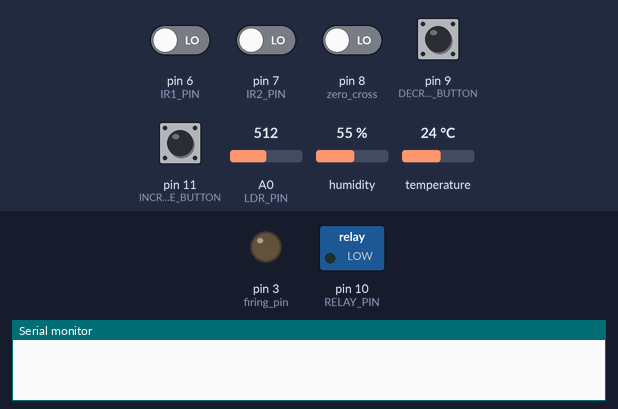
A sketch run on a simulated Arduino Uno, built with avr-gcc and run on an emulated ATmega328P. Parts: switched loads named in the sketch (green lamp = pin HIGH), output pins drawn as LEDs (lit = HIGH), the last lines printed to the serial monitor. The inputs (shaded band) are chosen by the test bench; at power-on: pin 9 (DECREASE_BUTTON), pin 11 (INCREASE_BUTTON) HIGH, pin 6 (IR1_PIN), pin 7 (IR2_PIN), pin 8 (zero_cross) LOW, A0 (LDR_PIN) = 512, humidity 55 %, temperature 24 °C.

Above: at 1.6 s.
1.7 s: pin 6 (IR1_PIN) driven HIGH
At 2.7 s:
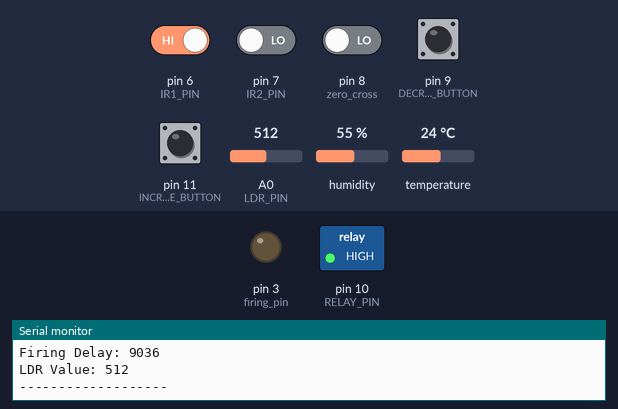
3.9 s: A0 (LDR_PIN) set to 690
5.4 s: A0 (LDR_PIN) set to 712
At 6.2 s:
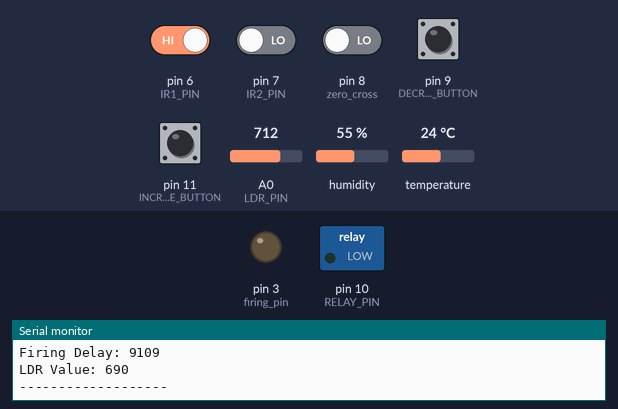
7.2 s: A0 (LDR_PIN) set to 511
At 8.0 s:
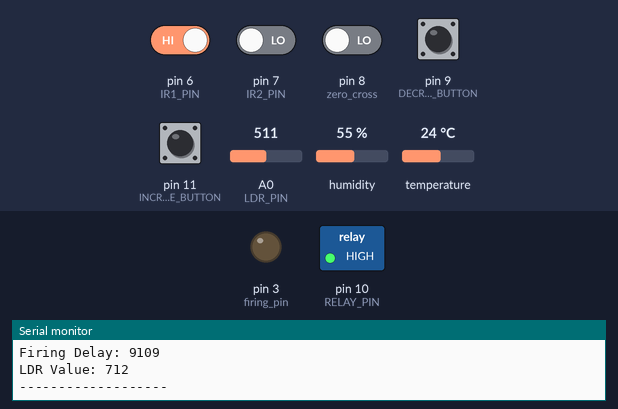
Timing chart, 0 to 9.9 s (numbered marks = the images above; inputs shaded):
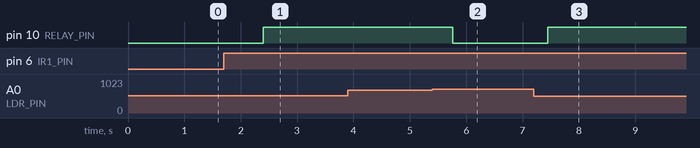

Measured:
- the behaviour switches between 699 and 700 on A0 (LDR_PIN) (found by bisection; images 1 and 2)
- after the input at 1.7 s, pin 10 (RELAY_PIN): LOW → HIGH after 0.70 s
- after the input at 5.4 s, pin 10 (RELAY_PIN): HIGH → LOW after 0.36 s
- after the input at 7.2 s, pin 10 (RELAY_PIN): LOW → HIGH after 0.24 s

The sketch:

AC_System.ino
```cpp
#include <DHT.h>

// DHT11 Configuration
#define DHTPIN 2
#define DHTTYPE DHT11

DHT dht(DHTPIN, DHTTYPE);

// Pin Configuration
const int firing_pin = 3;    // TRIAC Gate control
const int zero_cross = 8;    // Zero crossing detector input
const int IR1_PIN = 6;       // First IR sensor
const int IR2_PIN = 7;       // Second IR sensor
const int INCREASE_BUTTON = 11; // Temperature increase button
const int DECREASE_BUTTON = 9;  // Temperature decrease button
const int LDR_PIN = A0;      // LDR sensor pin
const int RELAY_PIN = 10;    // Relay control pin
const int LDR_THRESHOLD = 700; // Adjust based on your light conditions

// Variables for 50Hz AC and Fan Control
int last_CH1_state = 0;
bool zero_cross_detected = false;
const int minimum_firing_delay = 100;
const int maximum_firing_delay = 10000;

// Timing variables
unsigned long previousMillis = 0;
unsigned long currentMillis = 0;
const int temp_read_Delay = 2000;
unsigned long lastSerialUpdate = 0;
const unsigned long serialUpdateInterval = 1000;

// Temperature variables
float real_temperature = 0;
float setpoint = 30.0;  // Initial setpoint
const float temp_adjustment = 0.5; // Temperature adjustment step

// People counting variables
volatile int peopleCount = 0;
bool ir1State = false;
bool ir2State = false;

// PID variables
float PID_error = 0;
float previous_error = 0;
float elapsedTime, Time, timePrev;
int PID_value = 0;
int kp = 150;
int ki = 0.7;
int kd = 30;
int PID_p = 0;
int PID_i = 0;
int PID_d = 0;

// Hysteresis variables
const float temp_threshold = 1.0;
bool fan_at_minimum = false;

void setup() {
  pinMode(firing_pin, OUTPUT);
  pinMode(zero_cross, INPUT);
  pinMode(IR1_PIN, INPUT);
  pinMode(IR2_PIN, INPUT);
  pinMode(INCREASE_BUTTON, INPUT_PULLUP);
  pinMode(DECREASE_BUTTON, INPUT_PULLUP);
  pinMode(RELAY_PIN, OUTPUT);

  PCICR |= (1 << PCIE0);
  PCMSK0 |= (1 << PCINT0);

  dht.begin();
  Serial.begin(9600);
}

void loop() {
  currentMillis = millis();

  // People counting logic
  updatePeopleCount();

  // Temperature setpoint adjustment
  handleTemperatureAdjustment();

  // LDR-based light control
  handleLightControl();

  // Temperature control loop
  if(currentMillis - previousMillis >= temp_read_Delay) {
    previousMillis += temp_read_Delay;

    if(peopleCount >= 1) {
      float newTemp = dht.readTemperature();

      if (!isnan(newTemp)) {
        real_temperature = newTemp;

        // PID computation
        PID_error = setpoint - real_temperature;

        if(abs(PID_error) > 8) {
          PID_i = 0;
        }

        PID_p = kp * PID_error;
        PID_i = PID_i + (ki * PID_error);

        timePrev = Time;
        Time = millis();
        elapsedTime = (Time - timePrev) / 1000;

        PID_d = kd * ((PID_error - previous_error) / elapsedTime);
        PID_value = PID_p + PID_i + PID_d;

        if(PID_error < 0) {
          PID_value = minimum_firing_delay;
          fan_at_minimum = false;
        } else {
          PID_value = map(constrain(PID_value, 0, maximum_firing_delay),
                         0, maximum_firing_delay,
                         maximum_firing_delay, minimum_firing_delay);

          if (PID_error < temp_threshold && !fan_at_minimum) {
            PID_value = maximum_firing_delay;
            fan_at_minimum = true;
          } else if (PID_error >= temp_threshold) {
            fan_at_minimum = false;
          }
        }

        PID_value = constrain(PID_value, minimum_firing_delay, maximum_firing_delay);
        previous_error = PID_error;
      }
    } else {
      PID_value = maximum_firing_delay;
      digitalWrite(firing_pin, LOW);
      delay(100);
    }

    printDebugInfo();
  }

  // TRIAC firing control
  if (zero_cross_detected && peopleCount >= 1) {
    delayMicroseconds(PID_value);
    digitalWrite(firing_pin, HIGH);
    delayMicroseconds(1000);
    digitalWrite(firing_pin, LOW);
    zero_cross_detected = false;
  }
}

void updatePeopleCount() {
  bool ir1Triggered = digitalRead(IR1_PIN) == LOW;
  bool ir2Triggered = digitalRead(IR2_PIN) == LOW;

  if (ir1Triggered && !ir1State) {
    ir1State = true;
  } else if (!ir1Triggered && ir1State) {
    ir1State = false;
    if (ir2Triggered) peopleCount++;
  }

  if (ir2Triggered && !ir2State) {
    ir2State = true;
  } else if (!ir2Triggered && ir2State) {
    ir2State = false;
    if (ir1Triggered && peopleCount > 0) peopleCount--;
  }
}

void handleTemperatureAdjustment() {
  if (digitalRead(INCREASE_BUTTON) == HIGH) {
    interrupts();
    digitalWrite(firing_pin, LOW);
    setpoint += temp_adjustment;
    delay(200);
  }

  if (digitalRead(DECREASE_BUTTON) == HIGH) {
    interrupts();
    digitalWrite(firing_pin, LOW);
    setpoint -= temp_adjustment;
    delay(200);
  }

  setpoint = constrain(setpoint, 10, 40);
}

void handleLightControl() {
  int ldrValue = analogRead(LDR_PIN);
  if (peopleCount >= 1 && ldrValue < LDR_THRESHOLD) {
    digitalWrite(RELAY_PIN, HIGH);
  } else {
    digitalWrite(RELAY_PIN, LOW);
  }
}

void printDebugInfo() {
  if (millis() - lastSerialUpdate >= serialUpdateInterval) {
    Serial.print("Setpoint: ");
    Serial.println(setpoint);
    Serial.print("Current Temperature: ");
    Serial.println(real_temperature);
    Serial.print("People Count: ");
    Serial.println(peopleCount);
    Serial.print("Firing Delay: ");
    Serial.println(PID_value);
    Serial.print("LDR Value: ");
    Serial.println(analogRead(LDR_PIN));
    Serial.println("-------------------");

    lastSerialUpdate = millis();
  }
}

// Zero crossing interrupt handler
ISR(PCINT0_vect) {
  if(PINB & B00000001) {
    if(last_CH1_state == 0) {
      zero_cross_detected = true;
    }
    last_CH1_state = 1;
  }
  else if(last_CH1_state == 1) {
    zero_cross_detected = true;
    last_CH1_state = 0;
  }
}
```
